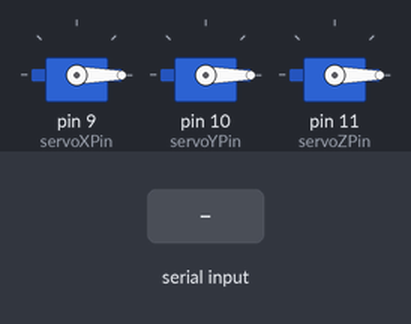
Recording of a sketch running on a simulated Arduino Uno, built with avr-gcc and run on an emulated ATmega328P. On the bench: 3 × servo. Inputs (shaded band) come from the test bench.

Above: at 1.2 s.
1.3 s: byte 30 received over Serial
At 1.7 s:
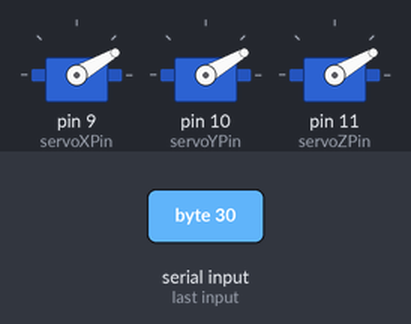
2.8 s: byte 90 received over Serial
At 4.0 s:
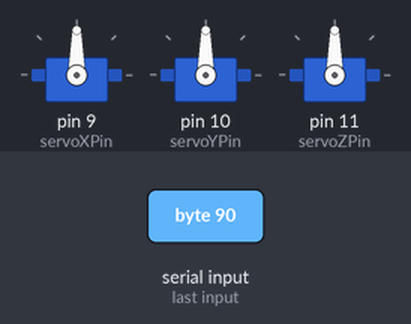
4.3 s: byte 120 received over Serial
At 5.2 s:
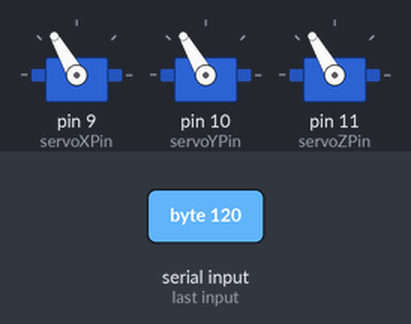
Timing chart, 0 to 7.3 s (numbered marks = the images above; inputs shaded):
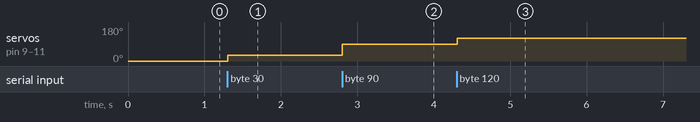

The sketch:

week12_robot_Bluetooth.ino
```cpp
#include <Servo.h>
#include <SoftwareSerial.h>

Servo servoX;  // create servo object to control an X axis servo
Servo servoY;  // and for Y
Servo servoZ;

int rxPin = 3;
int txPin = 2;

SoftwareSerial bluetooth(rxPin, txPin);

int servoXPin = 9;  // what pins are our servos connected to?
int servoYPin = 10;
int servoZPin = 11;

int posX = 45;    // variable to store the servo position
int posY = 90;
int posZ = 90; // variable to store the other servo position

int inByte = 0;

void setup() {
  Serial.begin(9600);  // we're gonna use serial comm.
  bluetooth.begin(9600);

  // "attach" servos
  servoX.attach(servoXPin);  // attaches the servo on pin 10 to the servo object
  servoY.attach(servoYPin);
  servoZ.attach(servoZPin);// attaches the servo on pin 11 to the servo object

  servoX.write(posX);
  servoY.write(posY);
  servoZ.write(posZ);


}

void loop() {
//
//  while (bluetooth.available() ) {
//    inByte = bluetooth.read();
//    Serial.println(inByte);
//  }


  while (Serial.available() ) {
    inByte = Serial.read();
    bluetooth.println(inByte);
  }

  servoX.write(inByte);
  servoY.write(inByte);
  servoZ.write(inByte);
}

/*
  int mappedVal = map(posX, 0, 1023, 0, 180);
  int mappedVal2 = map(posY, 0, 1023, 0, 180);
  int mappedVal3 = map(posZ, 0, 1023, 0, 180);


  // "write" for a servo motor just tells it what angle to go to
  servoX.write(mappedVal);
  servoY.write(mappedVal2);
  servoZ.write(mappedVal3);
*/
```

Measured:
- after the input at 1.3 s, servo on pin 9 (servoXPin), servo on pin 10 (servoYPin), servo on pin 11 (servoZPin): 0° → 30° at once
- after the input at 2.8 s, servo on pin 9 (servoXPin), servo on pin 10 (servoYPin), servo on pin 11 (servoZPin): 30° → 90° at once
- after the input at 4.3 s, servo on pin 9 (servoXPin), servo on pin 10 (servoYPin), servo on pin 11 (servoZPin): 90° → 120° at once
